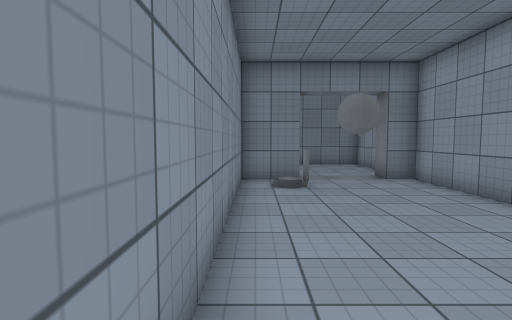
View 1 (above)

12 first-person views from a walk through a 3-D level made in the Unity game engine. The camera is 1.4 m above the floor, tilts 4° down and sees 80° across. The floor is counted in squares, 1 m on a side. Each view is taken from the middle of a square. On the plan, view 1 faces up. The plan holds only what a view shows up to about 14 squares ahead; the rest is blank. The place goes on beyond the plan. Surface patterns are stand-ins for the level's own textures.

View 2
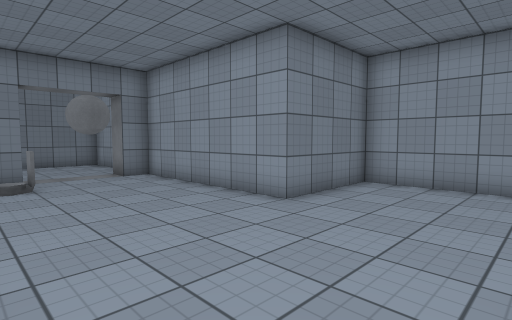

View 3
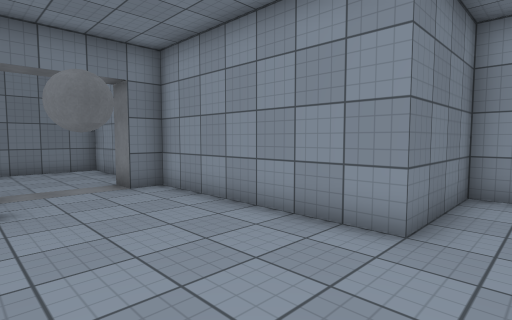

View 4
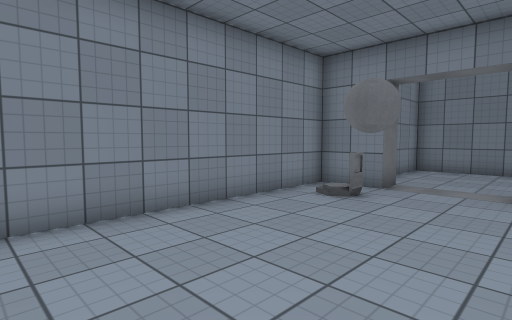

View 5
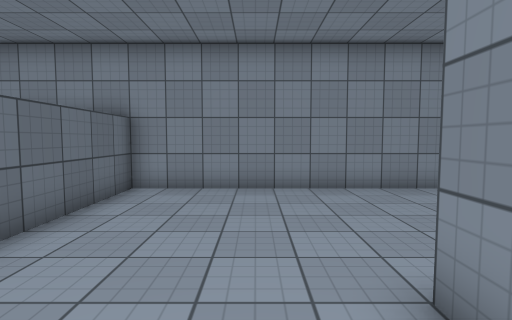

View 6
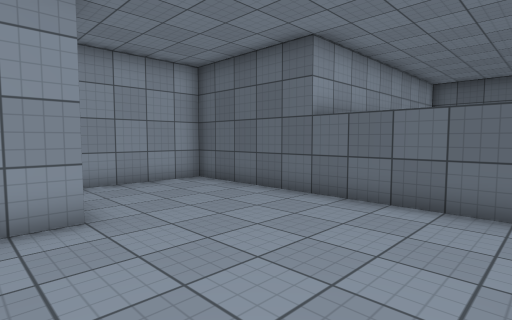

View 7
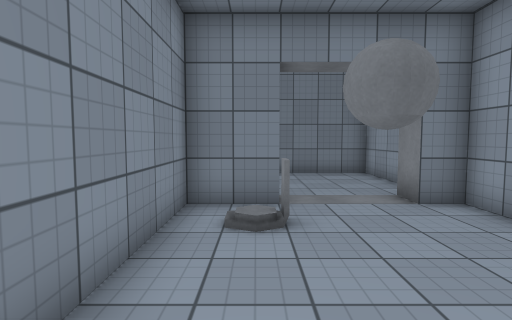

View 8
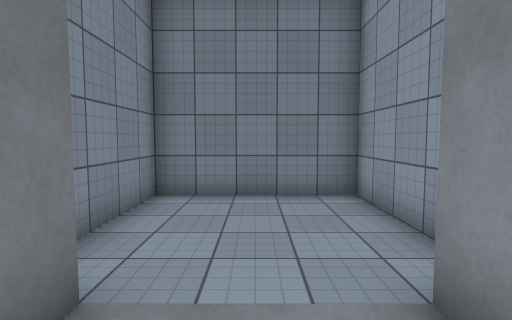

View 9
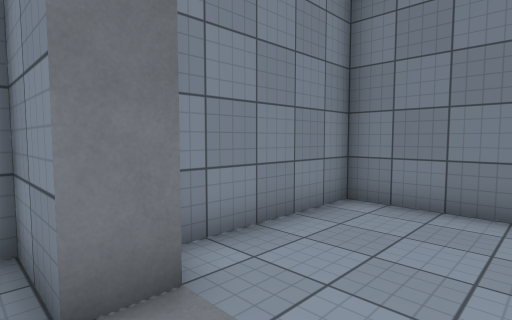

View 10
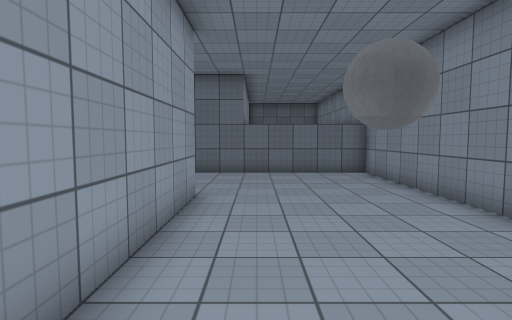

View 11
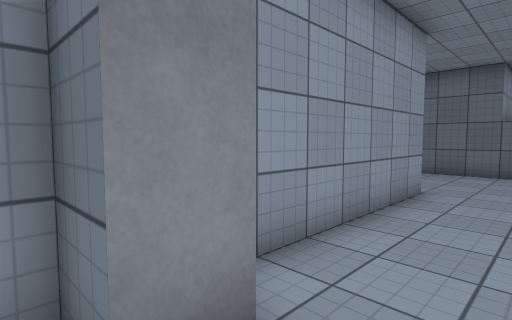

View 12
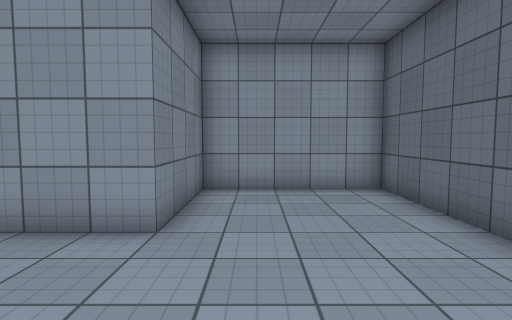

### Floor plan
Points are (right, up) in squares from view 1. A wall is a line through its corners. A room is listed if a view was taken in it or the views show most of it. See-through windows are left out.
Room 1 (views 1, 2, 3, 4, 5, 6, 7, 8, 9, 10, 11, 12)
walls: (1.5, 11.6) (1.5, 10.5) (-0.5, 10.5) (-0.5, -1.5) (9.5, -1.5) (9.5, 3.5) (5.5, 3.5) (5.5, 10.5) (4.5, 10.5) (4.5, 11.5) (5.5, 11.5) (5.5, 11.9); (5.5, 13.1) (5.5, 16.5) (0.5, 16.5) (0.5, 12)
low walls: (1.5, 9.4) (1.5, 8.6)
objects: other object (2, 7) to (3, 8)

Where each view was taken, in squares from view 1:
view 1: 0 up, 0 right, facing up
view 2: 1 down, 0 right, facing up-right
view 3: 2 up, 1 right, facing up-right
view 4: 2 up, 5 right, facing up-left
view 5: 2 up, 8 right, facing left
view 6: 5 up, 0 right, facing down-right
view 7: 4 up, 1 right, facing up
view 8: 9 up, 3 right, facing up
view 9: 10 up, 4 right, facing up-left
view 10: 11 up, 4 right, facing down
view 11: 12 up, 3 right, facing down-right
view 12: 2 up, 1 right, facing right
